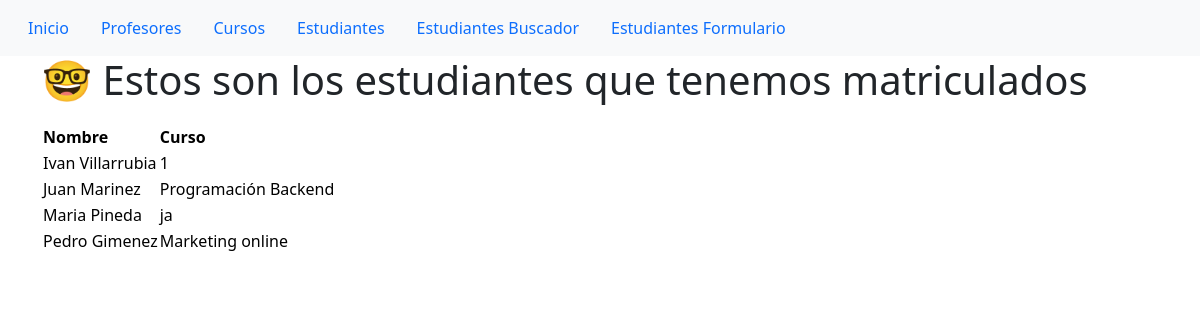
The page /App/estudiantes/ on the database as committed earlier.
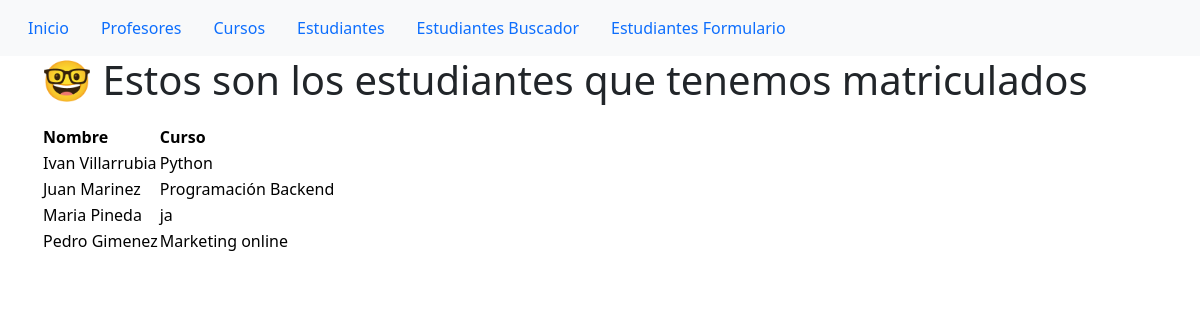
The same page on the database as committed later.
### App/models.py (models this page shows)
class Estudiantes(models.Model):
    nombre = models.CharField(max_length=10)
    apellido = models.CharField(max_length=20)
    curso = models.CharField(max_length=50)

### App/views.py (the view)
# urls.py: path('estudiantes/', views.estudiantes, name="estudiantes"),
def estudiantes(request):
    estudianteLista = Estudiantes.objects.all()
    return render(request, "estudiantes.html", {"estudiantes":estudianteLista})

### App/templates/estudiantes.html
{% extends "parent.html" %} {% load static %} {% block contenidoQueCambia %}
<div class="container">
  <div class="row">
    <div class="col-lg-12">
      <h1>🤓 Estos son los estudiantes que tenemos matriculados</h1>
      <table class="table-warning">
        <thead>
          <tr>
            <th scope="col">Nombre</th>
            <th scope="col">Curso</th>
          </tr>
        </thead>
        <tbody>
          {% for estudiante in estudiantes %}
          <tr>
            <td>{{estudiante.nombre}} {{estudiante.apellido}}</td>
            <td>{{estudiante.curso}}</td>
          </tr>
          {% endfor %}
        </tbody>
      </table>
    </div>
  </div>
</div>
{% endblock %}

Rows that differ between the two databases and show on the page:
changed Estudiantes "Ivan": curso "1" → "Python"
